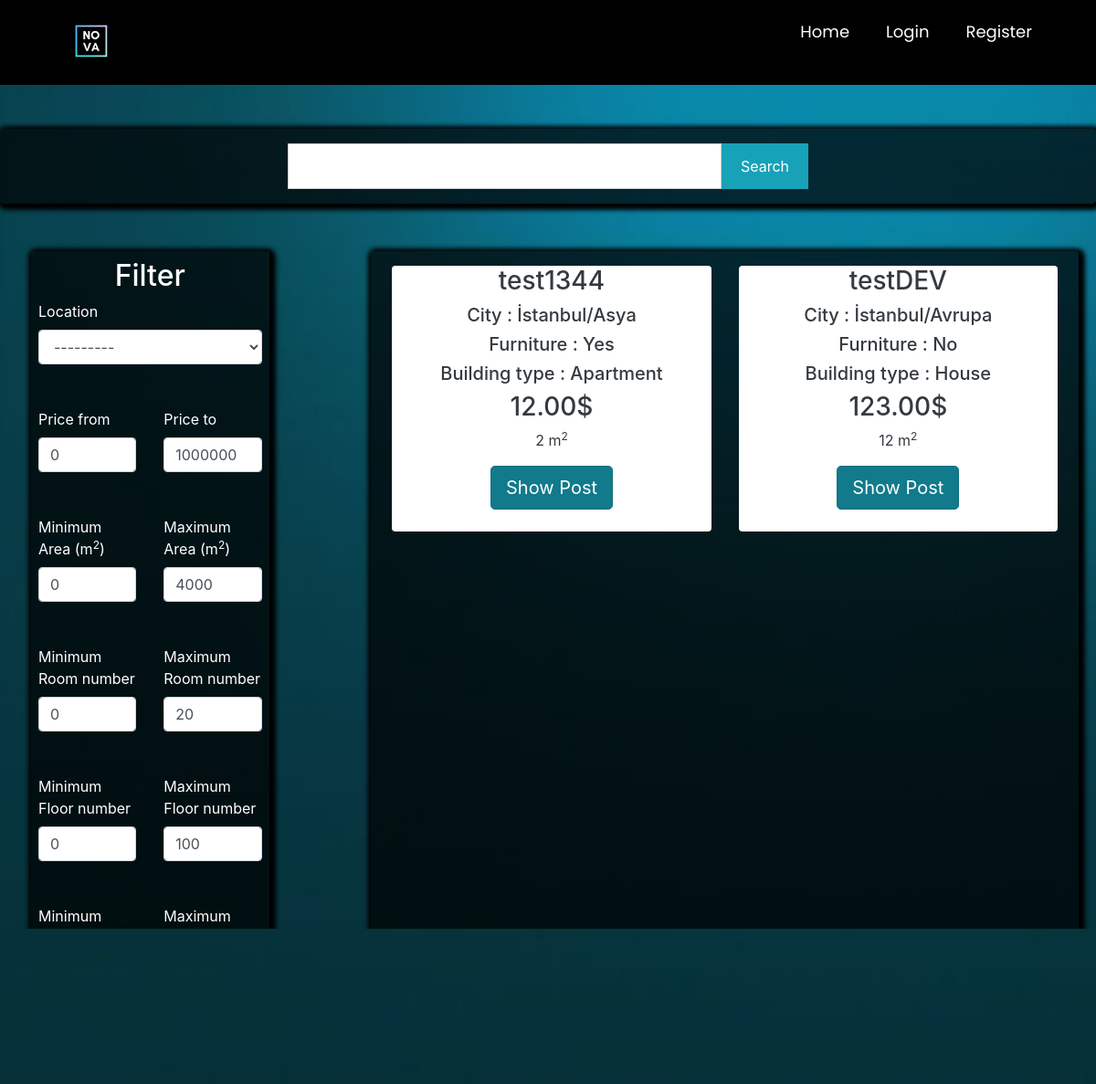
Before: /postlistings/forsale with the older database file.
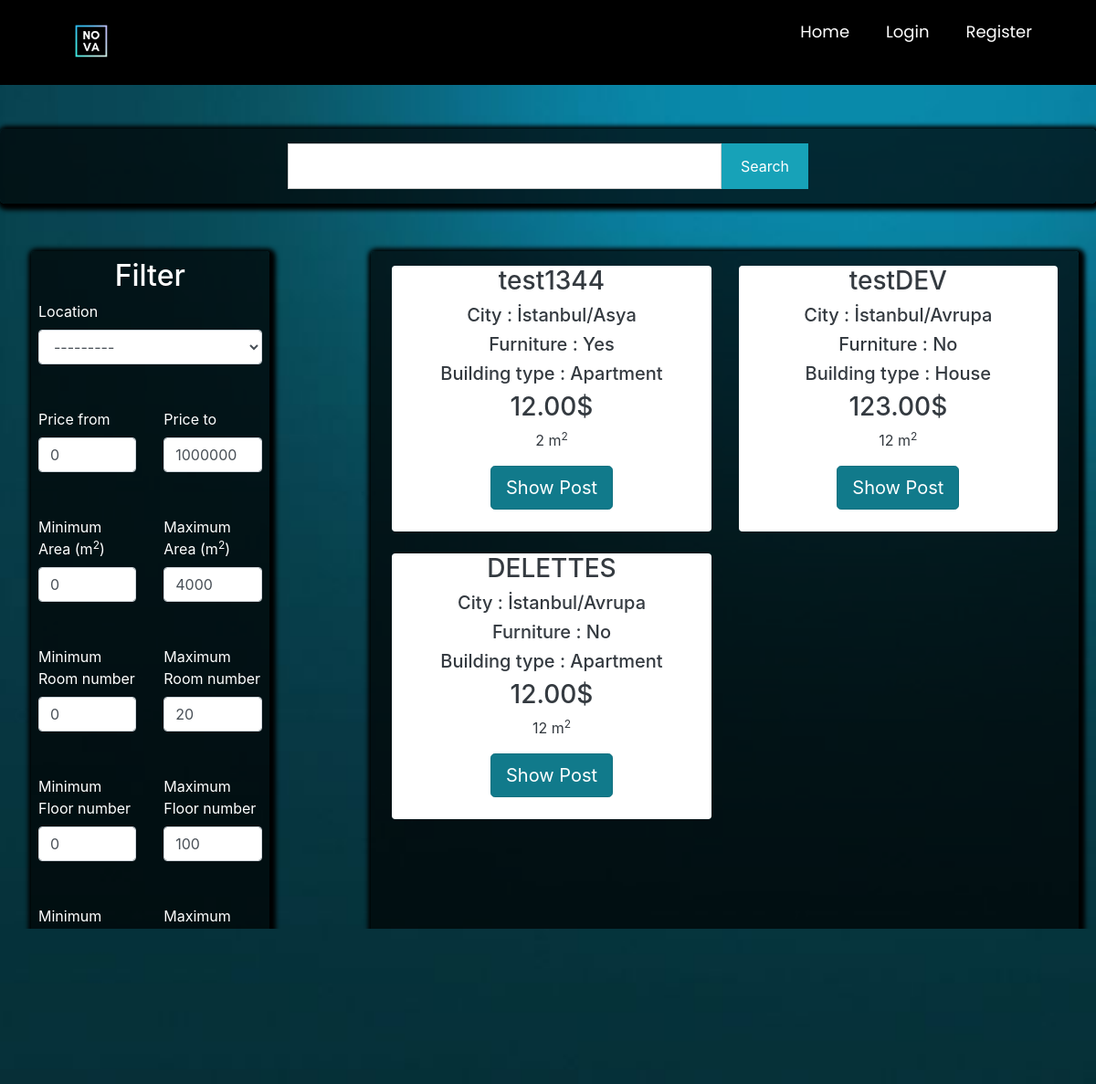
After: the same page with the newer database file.
### main/models.py (models this page shows, shortened)
class Post(models.Model):
    ouruser = models.ForeignKey(ourUser, null=True, on_delete=models.CASCADE)
    post_title = models.CharField(max_length=255,null=True)
    post_description = models.TextField()
    price = models.DecimalField(decimal_places=2 , max_digits=12)
    location = models.CharField(max_length=255,null=True,choices=city)
    postType = models.CharField(choices=RorS , max_length=50, null=True , default='For Sale')
    floor = models.DecimalField(decimal_places=0 , max_digits=3 ,null=True)
    building_age = models.DecimalField(decimal_places=0, max_digits=2 , null=True)
    area = models.DecimalField(decimal_places=0,max_digits=4 ,null=True)
    isFurniture = models.CharField(choices=Furniture ,null=True,max_length=50,default="No")
    building_type = models.CharField(choices=b_types ,null=True ,max_length=50)
    room = models.DecimalField(decimal_places=0 , max_digits=3 ,null=True)

### main/views.py (the view)
# urls.py: path('postlistings/<str:RoS>',views.postlistings, name="postlistings" ),
def postlistings(request,RoS):
    if RoS == 'forsale':
        cu = Post.objects.all().filter(postType='For Sale')
    elif RoS =='forrent':
        cu = Post.objects.all().filter(postType='For Rent')
    query = request.GET.get('query')
    price_from = request.GET.get('price_from',0)
    price_to = request.GET.get('price_to', 1000000000)
    min_area = request.GET.get('min_area', 0)
    max_area = request.GET.get('max_area', 4000)
    min_age = request.GET.get('min_age', 0)
    max_age = request.GET.get('max_age', 100)
    min_room_num = request.GET.get('min_room_num', 0)
    max_room_num = request.GET.get('max_room_num', 20)
    min_floor_num = request.GET.get('min_floor_num', 0)
    max_floor_num = request.GET.get('max_floor_num', 100)
    if query != None:
        print("sadasdas")
        cu = cu.filter(Q(post_title__icontains = query) | Q(location__icontains = query)| Q(area__icontains = query)| Q(building_type__icontains = query))
    else:
        query = ""
    cu = cu.filter(price__gte =price_from).filter(price__lte=price_to)
    cu = cu.filter(area__gte=min_area).filter(area__lte=max_area)
    cu = cu.filter(building_age__gte=min_age).filter(building_age__lte=max_age)
    cu = cu.filter(room__gte=min_room_num).filter(room__lte=max_room_num)
    cu = cu.filter(floor__gte=min_floor_num).filter(floor__lte=max_floor_num)
    myFilter = PostFilter(request.GET , queryset=cu)
    cu = myFilter.qs
    context = {
        'cu': cu,
        'RoS': RoS,
        'price_from':price_from,
        'price_to':price_to,
        'min_area':min_area,
        'max_area':max_area,
        'min_age': min_age,
        'max_age': max_age,
        'min_room_num':min_room_num,
        'max_room_num':max_room_num,
        'min_floor_num':min_floor_num,
        'max_floor_num':max_floor_num,
        'myFilter': myFilter,
        'query':query,
    }
    return render(request, 'main/postlistings.html' , context )

### main/templates/main/postlistings.html (shortened to what the changed rows need)
{% extends 'main/mainpage.html' %}
{% load widget_tweaks %}
{% load static %}
{% block content %}
<head>
    <link rel="stylesheet" href="https://maxcdn.bootstrapcdn.com/bootstrap/4.0.0/css/bootstrap.min.css"
>
</head>
<form action="{% url 'postlistings' RoS %}" method="get">
<div class="container p-1 my-1 text-white rounded">
    <div class="row blog">
        <div class="col-md-3 ">
                <div class="rounded p-2"
                     style="background-color: rgba(0,0,0,0.7) ; box-shadow: 2px 2px 5px 5px #000000">
                    <center><h2 class="is-size-5">Filter</h2></center>
                    <br><br>
                    <br><br>
                    <br><br>
                    <br><br>
                    <br><br>
                    <br><br>
                </div>
        </div>
        <div class="col-md-8 rounded" style=" box-shadow: 2px 2px 5px 5px #000000;background-color: rgba(0,0,0,0.7)">
            <div class="row p-2 my-2">
                {% if cu %}
                {% for i in cu %}
                <div class="col-md-6 ">
                    <div class="container-fluid bg-white rounded text-dark" style="text-align:center;">
                        <h3>{{ i.post_title }}</h3>
                        <h5>City : {{ i.location }}</h5>
                        <h5>Furniture : {{ i.isFurniture }}</h5>
                        <h5>Building type : {{ i.building_type }}</h5>
                        <h3>{{ i.price }}$</h3>
                        <p class="descroption">{{i.area}} m<sup>2</sup></p>
                        <a href="{% url 'product_details' i.id %}" class="btn btn-info btn-lg active" role="button"
                           aria-pressed="true">Show Post</a>
                        <br><br>
                    </div>
                    <br>
                </div>
                {% endfor %}
                {%else%}
                <h3>No related search results are available...</h3>
                {% endif %}
            </div>
        </div>
    </div>
</div>
</form>
{% endblock %}

Changed rows visible on the page:
added Post: post_title "DELETTES", location "İstanbul/Avrupa", isFurniture "No", building_type "Apartment", price "12.00", area "12"
